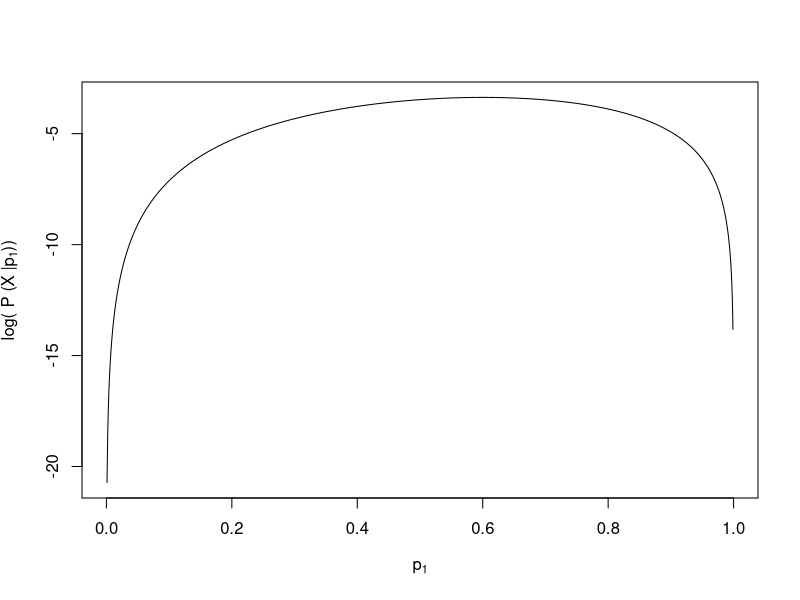
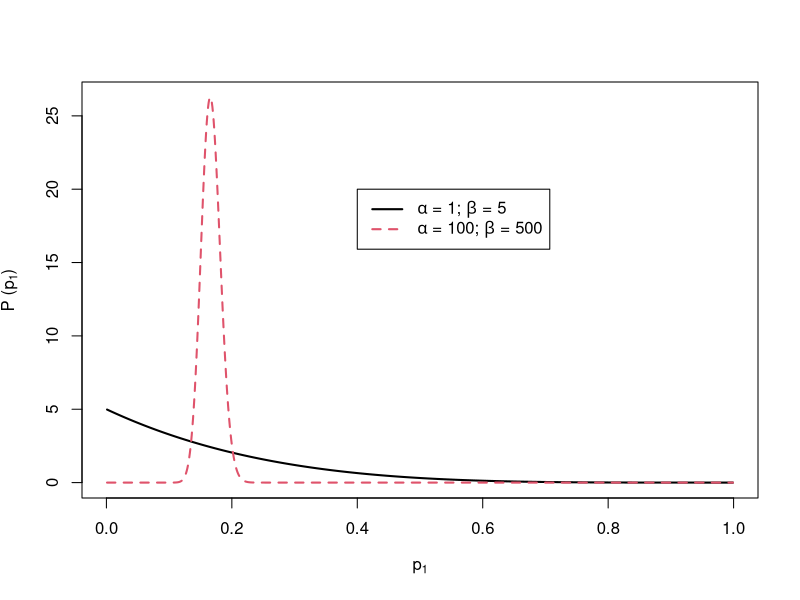
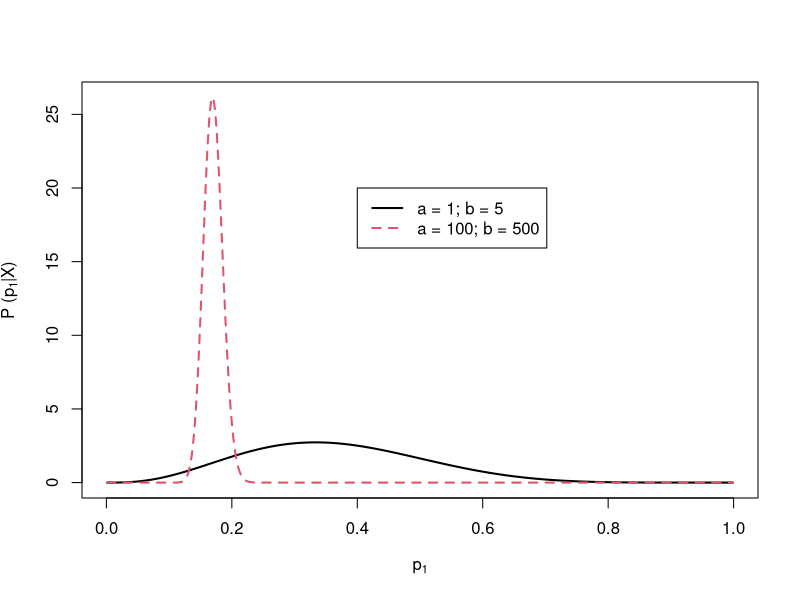
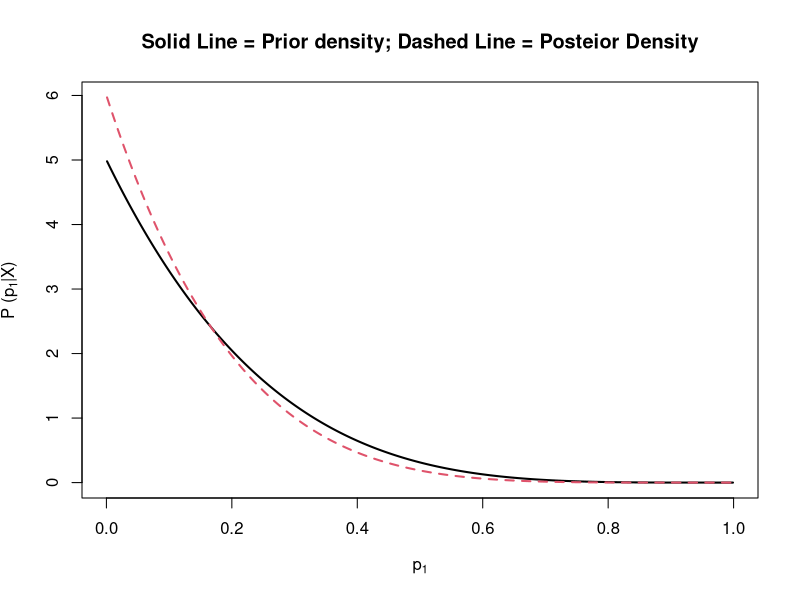

Source code (R) for these figures, in order:
## ---- chunk 1

X = c(0, 1, 0, 1, 1)
p1 = seq(.001, .999, .001)
logLike = NULL
for (p in 1:length(p1)){
  logLike = c(logLike, sum(dbinom(x = X, size = 1, prob = p1[p], log = TRUE)))
}

plot(x = p1, y = logLike, type = "l", xlab = expression("p"[1]), ylab  = expression("log( P (X |p"[1]*"))"))
## ---- chunk 2

alpha = 1
beta = 5
varBeta = (alpha*beta)/(((alpha+beta)^2)*(alpha+beta+1))

alpha2 = 100
beta2 = 500
varBeta2 = (alpha2*beta2)/(((alpha2+beta2)^2)*(alpha2+beta2+1))

p1 = seq(.001, .999, .001)
logLike = NULL
logLike2 = NULL
for (p in 1:length(p1)){
  logLike = c(logLike, sum(dbeta(x = p1[p], shape = alpha, shape2 = beta, log = FALSE)))
  logLike2 = c(logLike2, sum(dbeta(x = p1[p], shape = alpha2, shape2 = beta2, log = FALSE)))
}

matplot(x = cbind(p1, p1), y = cbind(logLike, logLike2), type = "l", xlab = expression("p"[1]), ylab  = expression("P (p"[1]*")"), lwd = 2)
legend(x = .4, y = 20, legend = c(expression(alpha*" = 1; "*beta*" = 5"), expression(alpha*" = 100; "*beta*" = 500")), col=1:2, lty=1:2, lwd=2)

## ---- chunk 3

a = 1 
b = 5
a2 = 100
b2 = 500

X = c(0, 1, 0, 1, 1)

p1 = seq(.001, .999, .001)
postLike1 = NULL
postLike2 = NULL
for (p in 1:length(p1)){
  postLike1 = c(postLike1, sum(dbeta(x = p1[p], shape = (a+sum(X)), shape2 = (b+length(X)-sum(X)), log = FALSE)))
  postLike2 = c(postLike2, sum(dbeta(x = p1[p], shape = (a2+sum(X)), shape2 = (b2+length(X)-sum(X)), log = FALSE)))
}

matplot(x = cbind(p1, p1), y = cbind(postLike1, postLike2), type = "l", xlab = expression("p"[1]), ylab  = expression("P (p"[1]*"|X)"), lwd = 2)
legend(x = .4, y = 20, legend = c(paste0("a = ", a, "; b = ", b), paste0("a = ", a2, "; b = ", b2)), col=1:2, lty=1:2, lwd=2)
## ---- chunk 4

# define prior distribution for a and b
priorA = 1
priorB = 5
## ---- chunk 5
# rerun this section with new data to show what happens ======================

# collect new data:
newObs = 0

posteriorA = priorA + newObs
posteriorB = priorB + 1-newObs

# show plot of posterior distribution
p1 = seq(.001, .999, .001)
priorLike = NULL
postLike = NULL
for (p in 1:length(p1)){
  
  priorLike = c(priorLike, sum(dbeta(x = p1[p], shape = (priorA), shape2 = (priorB), log = FALSE)))
  postLike = c(postLike, sum(dbeta(x = p1[p], shape = (posteriorA), shape2 = (posteriorB), log = FALSE)))
}
matplot(x = cbind(p1, p1), y = cbind(priorLike, postLike), type = "l", xlab = expression("p"[1]), ylab  = expression("P (p"[1]*"|X)"), lwd = 2,
        main = "Solid Line = Prior density; Dashed Line = Posteior Density")

# update prior with posterior
priorA = posteriorA
priorB = posteriorB

# end rerunning

